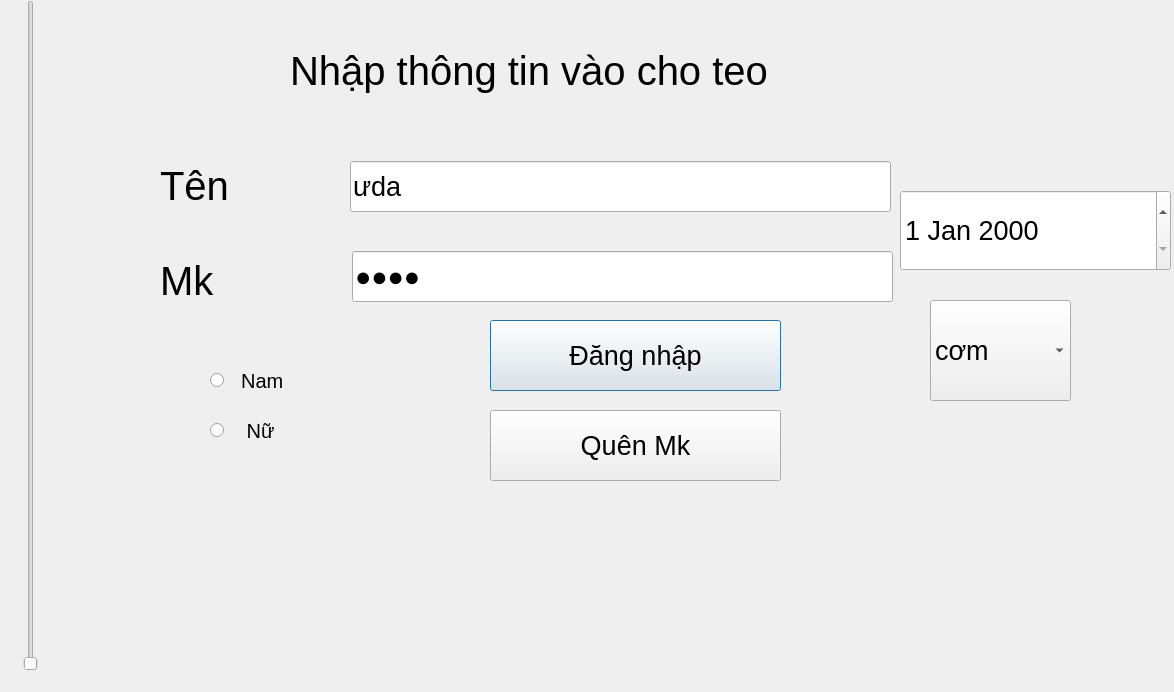
<?xml version="1.0" encoding="UTF-8"?>
<ui version="4.0">
 <class>Dialog</class>
 <widget class="QDialog" name="Dialog">
  <property name="geometry">
   <rect>
    <x>0</x>
    <y>0</y>
    <width>1174</width>
    <height>692</height>
   </rect>
  </property>
  <property name="font">
   <font>
    <pointsize>20</pointsize>
    <weight>50</weight>
    <bold>false</bold>
   </font>
  </property>
  <property name="windowTitle">
   <string>Dialog</string>
  </property>
  <widget class="QLabel" name="label">
   <property name="geometry">
    <rect>
     <x>290</x>
     <y>30</y>
     <width>631</width>
     <height>81</height>
    </rect>
   </property>
   <property name="font">
    <font>
     <pointsize>30</pointsize>
    </font>
   </property>
   <property name="text">
    <string>Nhập thông tin vào cho teo</string>
   </property>
  </widget>
  <widget class="QLabel" name="label_2">
   <property name="geometry">
    <rect>
     <x>160</x>
     <y>140</y>
     <width>111</width>
     <height>91</height>
    </rect>
   </property>
   <property name="font">
    <font>
     <pointsize>30</pointsize>
    </font>
   </property>
   <property name="text">
    <string>Tên</string>
   </property>
  </widget>
  <widget class="QLabel" name="label_3">
   <property name="geometry">
    <rect>
     <x>160</x>
     <y>230</y>
     <width>91</width>
     <height>101</height>
    </rect>
   </property>
   <property name="font">
    <font>
     <pointsize>30</pointsize>
    </font>
   </property>
   <property name="text">
    <string>Mk</string>
   </property>
  </widget>
  <widget class="QLineEdit" name="lineEdit">
   <property name="geometry">
    <rect>
     <x>350</x>
     <y>161</y>
     <width>541</width>
     <height>51</height>
    </rect>
   </property>
   <property name="text">
    <string>ưda</string>
   </property>
  </widget>
  <widget class="QLineEdit" name="lineEdit_2">
   <property name="geometry">
    <rect>
     <x>352</x>
     <y>251</y>
     <width>541</width>
     <height>51</height>
    </rect>
   </property>
   <property name="text">
    <string>qdsa</string>
   </property>
   <property name="echoMode">
    <enum>QLineEdit::Password</enum>
   </property>
  </widget>
  <widget class="QRadioButton" name="radioButton">
   <property name="geometry">
    <rect>
     <x>210</x>
     <y>350</y>
     <width>211</width>
     <height>61</height>
    </rect>
   </property>
   <property name="font">
    <font>
     <pointsize>15</pointsize>
    </font>
   </property>
   <property name="text">
    <string>  Nam</string>
   </property>
  </widget>
  <widget class="QRadioButton" name="radioButton_2">
   <property name="geometry">
    <rect>
     <x>210</x>
     <y>400</y>
     <width>161</width>
     <height>61</height>
    </rect>
   </property>
   <property name="font">
    <font>
     <pointsize>15</pointsize>
    </font>
   </property>
   <property name="text">
    <string>   Nữ</string>
   </property>
  </widget>
  <widget class="QPushButton" name="pushButton">
   <property name="geometry">
    <rect>
     <x>490</x>
     <y>320</y>
     <width>291</width>
     <height>71</height>
    </rect>
   </property>
   <property name="text">
    <string>Đăng nhập</string>
   </property>
  </widget>
  <widget class="QPushButton" name="pushButton_2">
   <property name="geometry">
    <rect>
     <x>490</x>
     <y>410</y>
     <width>291</width>
     <height>71</height>
    </rect>
   </property>
   <property name="text">
    <string>Quên Mk</string>
   </property>
  </widget>
  <widget class="QDateEdit" name="dateEdit">
   <property name="geometry">
    <rect>
     <x>900</x>
     <y>190</y>
     <width>271</width>
     <height>81</height>
    </rect>
   </property>
  </widget>
  <widget class="QComboBox" name="comboBox">
   <property name="geometry">
    <rect>
     <x>930</x>
     <y>300</y>
     <width>141</width>
     <height>101</height>
    </rect>
   </property>
   <item>
    <property name="text">
     <string>cơm</string>
    </property>
   </item>
   <item>
    <property name="text">
     <string>mì</string>
    </property>
   </item>
   <item>
    <property name="text">
     <string>bánh</string>
    </property>
   </item>
  </widget>
  <widget class="QSlider" name="verticalSlider">
   <property name="geometry">
    <rect>
     <x>20</x>
     <y>0</y>
     <width>22</width>
     <height>671</height>
    </rect>
   </property>
   <property name="orientation">
    <enum>Qt::Vertical</enum>
   </property>
  </widget>
 </widget>
 <resources/>
 <connections/>
</ui>
